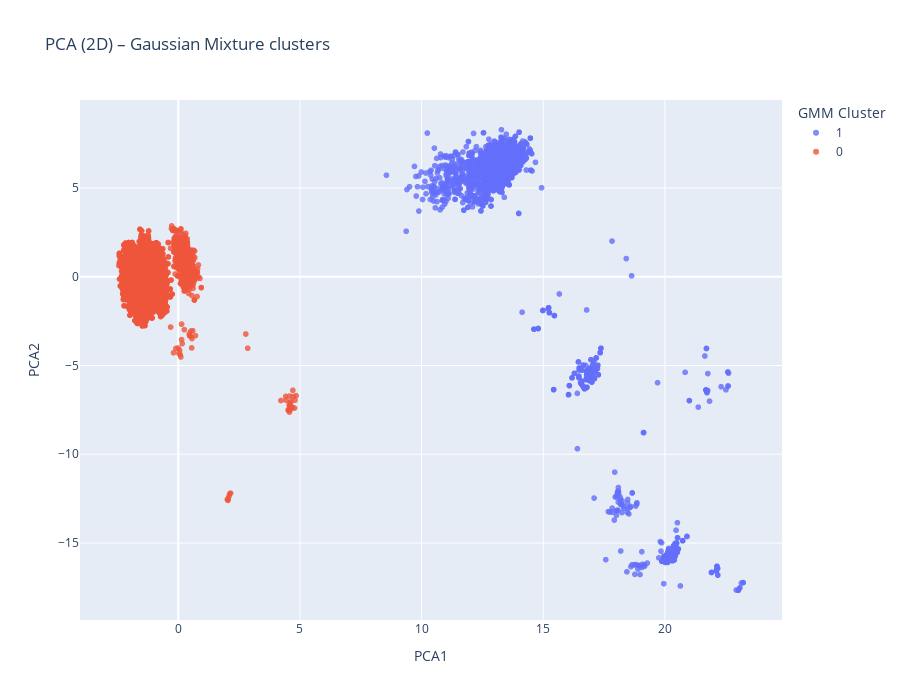

The notebook cell saved with this chart:
### Markdown cell above
### Visualizing the results: PCA & UMAP

### Code cell
pca_pipeline = Pipeline([
    ('power_transform', PowerTransformer(method='yeo-johnson', standardize=False)),
    ('scaler', StandardScaler()),
    ('pca',PCA(n_components=2, random_state=42))
])
X_pca = pca_pipeline.fit_transform(X)

print("Varianza explicada por componente:")
print(pca_pipeline.named_steps["pca"].explained_variance_ratio_)
print("Varianza total explicada:", pca_pipeline.named_steps["pca"].explained_variance_ratio_.sum())

df_pca = pd.DataFrame({
    'PCA1': X_pca[:, 0],
    'PCA2': X_pca[:, 1],
    'GMM_cluster': gmm_labels.astype(str),
    'is_attack': y
})

fig = px.scatter(
    df_pca,
    x='PCA1',
    y='PCA2',
    color='GMM_cluster',
    title="PCA (2D) – Gaussian Mixture clusters",
    width=900,
    hover_data=['is_attack'],
    height=700
)

fig.update_traces(marker=dict(size=6, opacity=0.8))
fig.update_layout(legend_title_text='GMM Cluster')

fig.show()

### Figure 1 — Plotly figure (JSON) as saved in the notebook; plotly's stock layout.template omitted (floating-point values rounded to 4 significant figures; data arrays with more than 128 entries replaced by an {"elided": "..."} marker saying what was removed)
{"data": [{"customdata": {"elided": "2069x1 int values"}, "hovertemplate": "GMM_cluster=1<br>PCA1=%{x}<br>PCA2=%{y}<br>is_attack=%{customdata[0]}<extra></extra>", "legendgroup": "1", "marker": {"color": "#636efa", "opacity": 0.8, "size": 6, "symbol": "circle"}, "mode": "markers", "name": "1", "showlegend": true, "type": "scattergl", "x": {"elided": "2069 float values"}, "xaxis": "x", "y": {"elided": "2069 float values"}, "yaxis": "y"}, {"customdata": {"elided": "21936x1 int values"}, "hovertemplate": "GMM_cluster=0<br>PCA1=%{x}<br>PCA2=%{y}<br>is_attack=%{customdata[0]}<extra></extra>", "legendgroup": "0", "marker": {"color": "#EF553B", "opacity": 0.8, "size": 6, "symbol": "circle"}, "mode": "markers", "name": "0", "showlegend": true, "type": "scattergl", "x": {"elided": "21936 float values"}, "xaxis": "x", "y": {"elided": "21936 float values"}, "yaxis": "y"}], "layout": {"height": 700, "legend": {"title": {"text": "GMM Cluster"}, "tracegroupgap": 0}, "title": {"text": "PCA (2D) – Gaussian Mixture clusters"}, "width": 900, "xaxis": {"anchor": "y", "domain": [0, 1], "title": {"text": "PCA1"}}, "yaxis": {"anchor": "x", "domain": [0, 1], "title": {"text": "PCA2"}}}}
